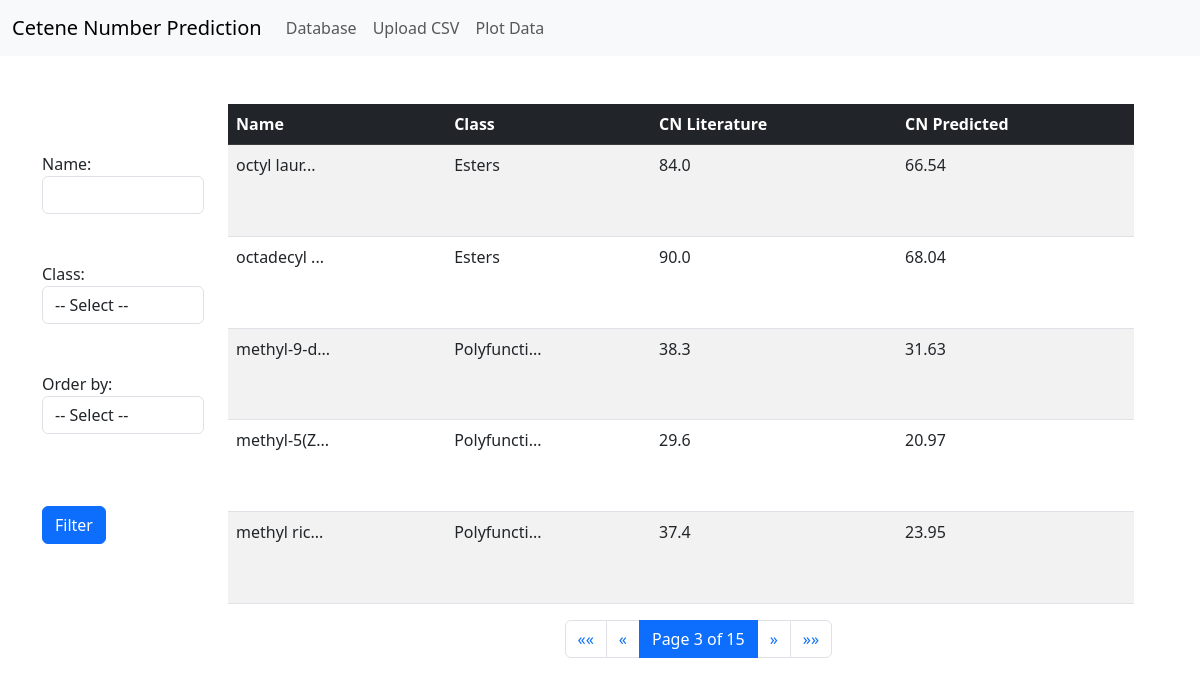
Page /predictions/?page=3 on the committed database.
### app1/models.py (models this page shows, shortened)
class Prediction(models.Model):
    SMILES = models.CharField(max_length=255, null=True, blank=True)
    Name = models.CharField(max_length=255, null=True, blank=True)
    Class = models.CharField(max_length=255, null=True, blank=True)
    Formula = models.CharField(max_length=255, null=True, blank=True)
    Molecular_mass = models.FloatField(
        null=True, blank=True, verbose_name="Molecular mass (g/mol)"
    )
    CN_literature = models.FloatField(null=True, blank=True)
    CN_predicted = models.FloatField(null=True, blank=True)
    dnAB = models.FloatField(null=True, blank=True)
    dnCCDB = models.FloatField(null=True, blank=True)
    dnQC = models.FloatField(null=True, blank=True)
    g_CH3 = models.FloatField(null=True, blank=True)
    g_CH2_linear = models.FloatField(null=True, blank=True)
    g_OH = models.FloatField(null=True, blank=True)
    g_O_linear = models.FloatField(null=True, blank=True)
    g_O_ring = models.FloatField(null=True, blank=True)
    Ketone_linear = models.FloatField(null=True, blank=True)
    Ketone_ring = models.FloatField(null=True, blank=True)
    Aldehyde = models.FloatField(null=True, blank=True)
    Ester_linear = models.FloatField(null=True, blank=True)
    g_CH_linear = models.FloatField(null=True, blank=True)
    g_CHdb_linear = models.FloatField(
        null=True, blank=True, verbose_name="g_CHdb_linear"
    )
    g_CHdb_ring = models.FloatField(null=True, blank=True)
    g_CH2db_linear = models.FloatField(null=True, blank=True)
    g_CH_ring = models.FloatField(null=True, blank=True)
    g_CH2_ring = models.FloatField(null=True, blank=True)
    Carboxylic_acid = models.FloatField(null=True, blank=True)
    Mod_Leiden = models.FloatField(null=True, blank=True)
    CN_predicted = models.FloatField(null=True, blank=True)
    image = models.ImageField(upload_to="molecules", null=True, blank=True)

### app1/views.py (the view)
# urls.py: path("predictions/", views.prediction_list, name="prediction_list"),
def prediction_list(request):
    predictions = Prediction.objects.all().order_by("-id")
    name = request.GET.get("name", "")
    class_field = request.GET.get("class_field", "")
    formula = request.GET.get("formula", "")
    order_by = request.GET.get("order_by", "")
    if name:
        predictions = predictions.filter(Name__icontains=name)
    if class_field:
        if class_field == 'nan':
            predictions = predictions.filter(Class__isnull=True) | predictions.filter(Class='')
        else:
            predictions = predictions.filter(Class__icontains=class_field)
    if formula:
        predictions = predictions.filter(Formula__icontains=formula)
    if order_by:
        predictions = predictions.order_by(order_by)
    paginator = Paginator(predictions, 5)  # Show 5 predictions per page
    page_number = request.GET.get('page')
    try:
        predictions_page = paginator.page(page_number)
    except PageNotAnInteger:
        predictions_page = paginator.page(1)
    except EmptyPage:
        predictions_page = paginator.page(paginator.num_pages)
    prediction_data = [
        {
            "id": prediction.id,
            "SMILES": prediction.SMILES,
            "Name": prediction.Name,
            "Class": prediction.Class,
            "Formula": prediction.Formula,
            "Molecular_mass": (
                round(prediction.Molecular_mass, 2)
                if prediction.Molecular_mass is not None
                else None
            ),
            "CN_literature": prediction.CN_literature,
            "CN_predicted": round(prediction.CN_predicted, 2),
            "dnAB": prediction.dnAB,
            "dnCCDB": prediction.dnCCDB,
            "dnQC": prediction.dnQC,
            "g_CH3": prediction.g_CH3,
            "g_CH2_linear": prediction.g_CH2_linear,
            "g_OH": prediction.g_OH,
            "g_O_linear": prediction.g_O_linear,
            "g_O_ring": prediction.g_O_ring,
            "Ketone_linear": prediction.Ketone_linear,
            "Ketone_ring": prediction.Ketone_ring,
            "Aldehyde": prediction.Aldehyde,
            "Ester_linear": prediction.Ester_linear,
            "g_CH_linear": prediction.g_CH_linear,
            "g_CHdb_linear": prediction.g_CHdb_linear,
            "g_CHdb_ring": prediction.g_CHdb_ring,
            "g_CH2db_linear": prediction.g_CH2db_linear,
            "g_CH_ring": prediction.g_CH_ring,
            "g_CH2_ring": prediction.g_CH2_ring,
            "Carboxylic_acid": prediction.Carboxylic_acid,
            "Mod_Leiden": prediction.Mod_Leiden,
            "image": prediction.image,
        }
        for prediction in predictions_page
    ]
    classes = ['Aromatic', 'cyclo-alkane', 'Ester', 'Ether', 'Ester: saturated', 'Alcohol',
               'n-Alkane', 'Polyfunctional', 'Cyclic Ketone', 'Ester of Dicarboxylic Acids',
               'Cyclic Ether', 'Alkene', 'iso-alkane', 'Cyclic Alcohol',
               'Ester: Unsaturated', 'Carboxylic Acids', 'Ketone', 'Lactone', 'Aldehyde',
               'Naphtenes', 'Furans', 'nan']
    return render(
        request,
        "app1/prediction_list.html",
        {
            "predictions": prediction_data,
            "name": name,
            "class_field": class_field,
            "formula": formula,
            "order_by": order_by,
            "paginator": paginator,
            "page_obj": predictions_page,
            "classes":classes,
        },
    )

### app1/templatetags/custom_filters.py (called while the page is built)
@register.filter
def truncate_chars(value, max_length=10):
    if len(value) > max_length:
        return value[:max_length] + "..."
    return value

### app1/templates/app1/prediction_list.html (shortened to what this page needs)
{% extends 'base.html' %}
{% load custom_filters %}
{% block content %}
<div class="container mt-5">
    <div class="row justify-content-center table-container">
        <div class="col-md-2 ">
            <form class="form mt-5" method="GET" action="{% url 'prediction_list' %}">
                <div class="form-group">
                    <label for="id_name">Name:</label>
                    <input class="form-control" type="text" name="name" maxlength="255" id="id_name" value="{{ request.GET.name|default:'' }}" autocomplete="off">
                </div>
                <br><br>
                <div class="form-group">
                    <label for="id_class_field">Class:</label>
                    <select class="form-control" name="class_field" id="id_class_field">
                        <option value="">-- Select --</option>
                    </select>
                </div>
                <br><br>
                <div class="form-group">
                    <label for="id_order_by">Order by:</label>
                    <select class="form-control" name="order_by" id="id_order_by">
                        <option value="">-- Select --</option>
                    </select>
                </div>
                <br><br>
                <br>
                <button type="submit" class="btn btn-primary">Filter</button>
            </form>
        </div>
        <div class="col-md-10 full-height">
            <table class="table table-striped table-hover full-height">
                <thead class="table-dark">
                    <tr>
                        <th scope="col">Name</th>
                        <th scope="col">Class</th>
                        <th scope="col">CN Literature</th>
                        <th scope="col">CN Predicted</th>
                    </tr>
                </thead>
                <tbody>
                    {% for prediction in predictions %}
                    <tr tr data-bs-toggle="modal" data-bs-target="#myModal"
                    data-image-url="{{ prediction.image.url }}"
                    data-smiles="{{ prediction.SMILES }}"
                    >
                        <td>{{ prediction.Name|truncate_chars:10 }}</td>
                        <td>{{ prediction.Class|truncate_chars:10 }}</td>
                        <td>{{ prediction.CN_literature }}</td>
                        <td>{{ prediction.CN_predicted }}</td>
                    </tr>
                    {% endfor %}
                </tbody>
            </table>
        </div>
    </div>
    <div class="row justify-content-center mt-3">
        <div class="col-md-6 offset-md-5">
            <nav aria-label="Page navigation">
                <ul class="pagination">
                    {% if page_obj.has_previous %}
                    <li class="page-item">
                        <a class="page-link" href="?page=1" aria-label="First">
                            <span aria-hidden="true">&laquo;&laquo;</span>
                        </a>
                    </li>
                    <li class="page-item">
                        <a class="page-link" href="?page={{ page_obj.previous_page_number }}" aria-label="Previous">
                            <span aria-hidden="true">&laquo;</span>
                        </a>
                    </li>
                    {% endif %}
                    <li class="page-item active">
                        <span class="page-link">
                            Page {{ page_obj.number }} of {{ page_obj.paginator.num_pages }}
                        </span>
                    </li>
                    {% if page_obj.has_next %}
                    <li class="page-item">
                        <a class="page-link" href="?page={{ page_obj.next_page_number }}" aria-label="Next">
                            <span aria-hidden="true">&raquo;</span>
                        </a>
                    </li>
                    <li class="page-item">
                        <a class="page-link" href="?page={{ paginator.num_pages }}" aria-label="Last">
                            <span aria-hidden="true">&raquo;&raquo;</span>
                        </a>
                    </li>
                    {% endif %}
                </ul>
            </nav>
        </div>
    </div>
</div>
{% endblock %}

### app1/templates/app1/prediction_list.html (style rules this page uses)
.full-height { height: 100%; }
.table-container { height: 500px; width: 100%; }

### rows in the picture
Prediction: Name "octyl laur...", Class "Esters", CN_literature "84.0"
Prediction: Name "octadecyl ...", Class "Esters", CN_literature "90.0"
Prediction: Name "methyl-9-d...", Class "Polyfuncti...", CN_literature "38.3"
Prediction: Name "methyl-5(Z...", Class "Polyfuncti...", CN_literature "29.6"
Prediction: Name "methyl ric...", Class "Polyfuncti...", CN_literature "37.4"

### other values in the picture
{{ prediction.CN_predicted }} "66.54" "68.04" "31.63" "20.97" "23.95"
{{ page_obj.number }} "3"
{{ page_obj.paginator.num_pages }} "15"
